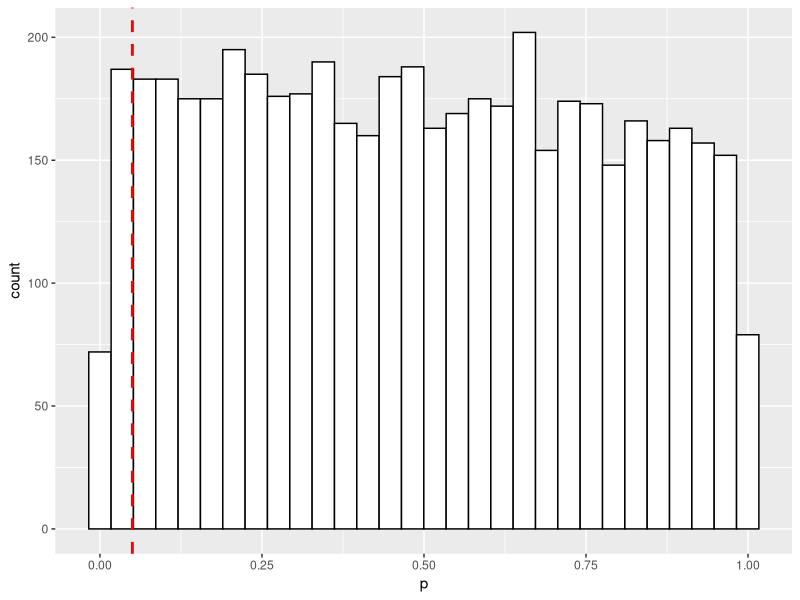
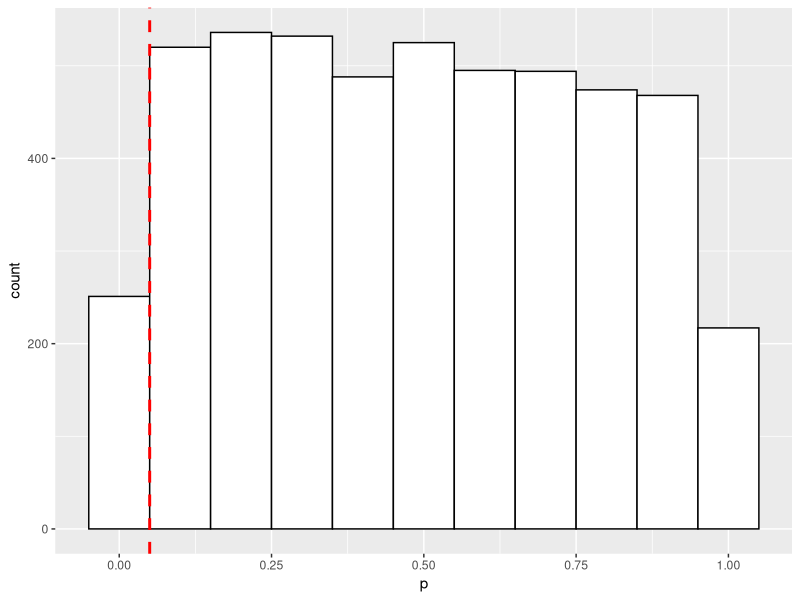
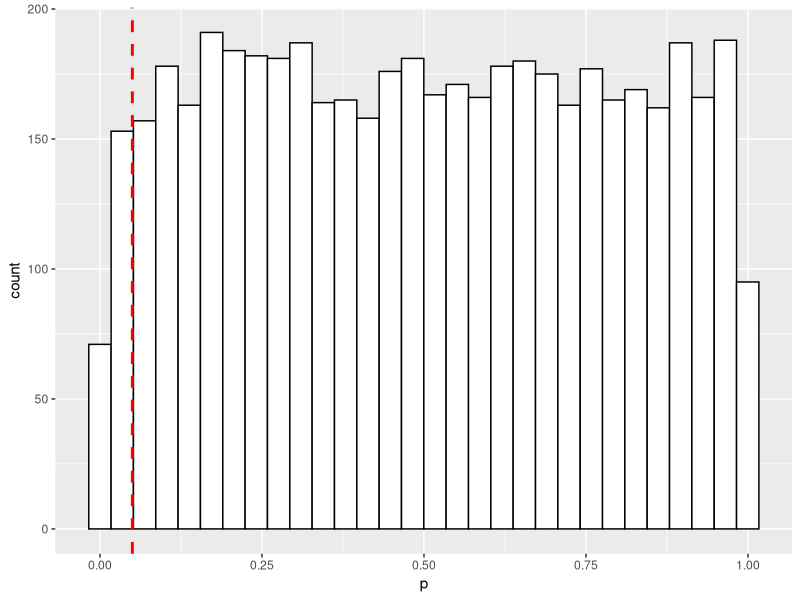
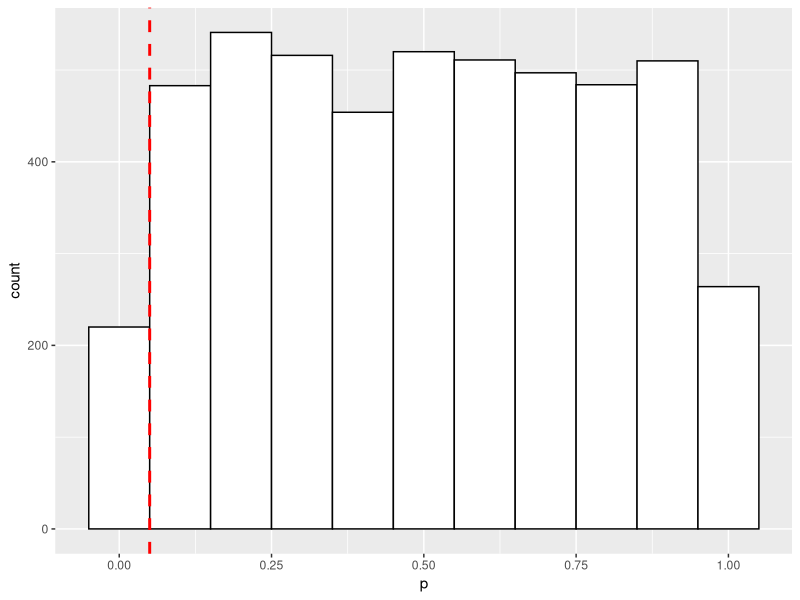
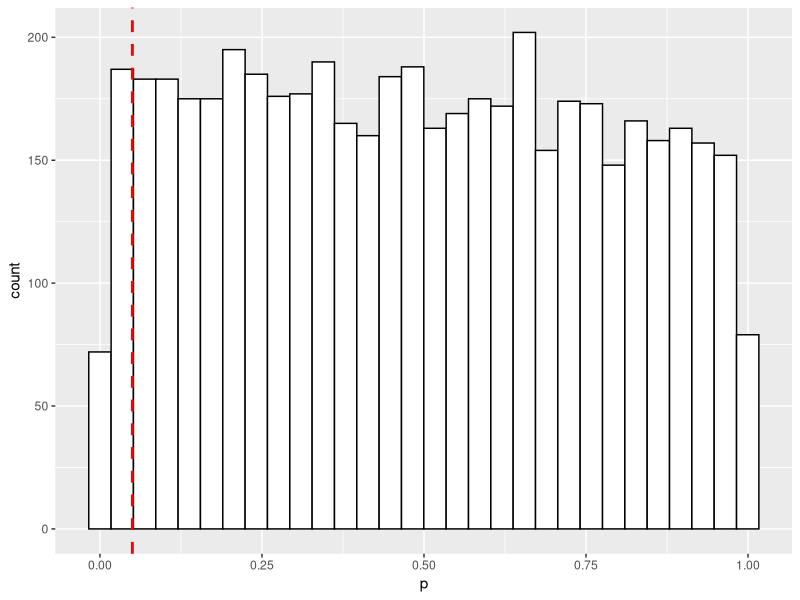
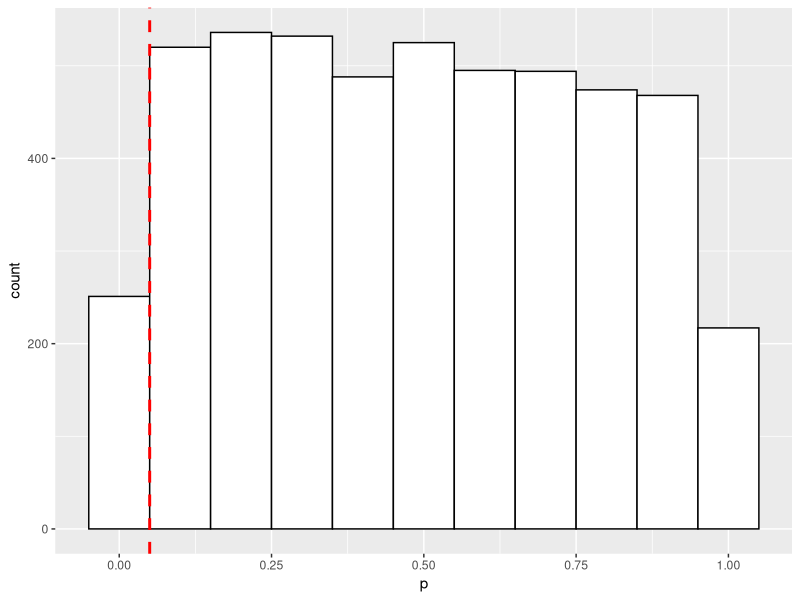
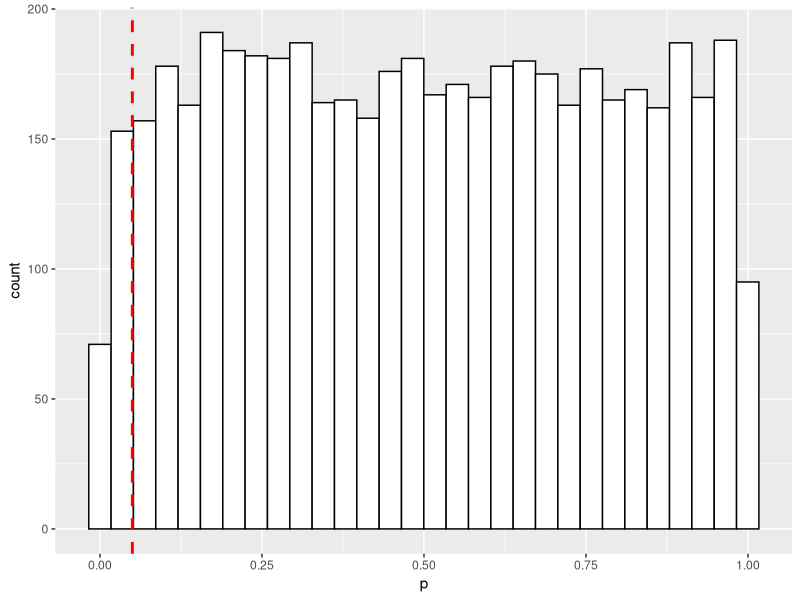
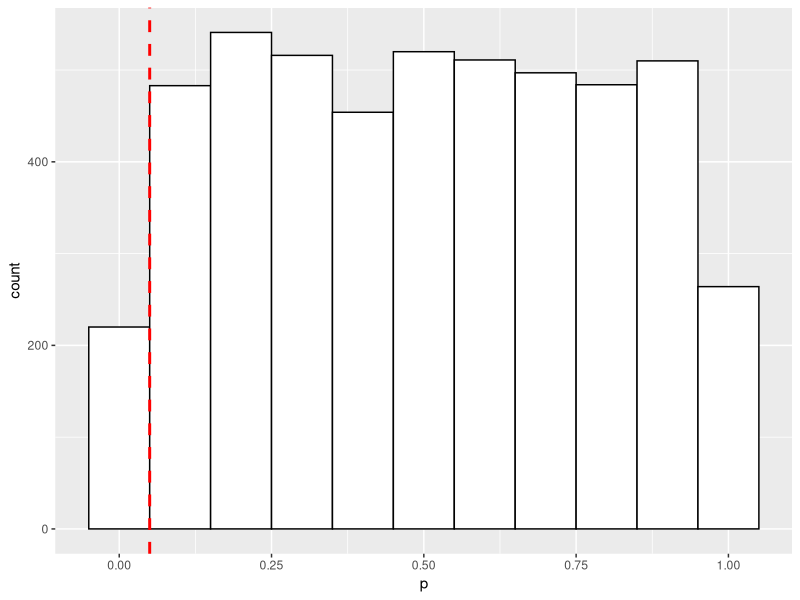

Write R code to recreate these figures, in order.
library(tidyverse)
#Normális eloszlású random számot az rnorm() függvénnyel tudtok generálni
#A kezeletlen esetben az OD  várható értéke 1.2 és a méréshez tartozó szórás 0.25
#3-3 szimulált mintát
kezeletlen <- rnorm(3, mean=1.2, sd=0.25)

#AMP kezelés mellett az OD várható értéke 1.1 és a hozzá tartozó szórás 0.4
kezeltAMP <- rnorm(3, mean=1.1, sd=0.4)

t.test(kezeletlen, kezeltAMP)

#15-15 minta
kezeletlen <- rnorm(15, mean=1.2, sd=0.25)
kezeltAMP <- rnorm(15, mean=1.1, sd=0.4)
t.test(kezeletlen, kezeltAMP)
#10 kezelt és 3 kezeletlen
kezeletlen <- rnorm(3, mean=1.2, sd=0.25)
kezeltAMP <- rnorm(10, mean=1.1, sd=0.4)
t.test(kezeletlen, kezeltAMP)
# kezelt is kezeletlen
kezeletlen <- rnorm(15, mean=1.2, sd=0.25)
kezeltAMP <- rnorm(15, mean=1.2, sd=0.25)
t.test(kezeletlen, kezeltAMP)


#Alfeladat3: N=5000  t-testet úgy hogy mindig vesztek 3-3 NT és AMP mintát, mindegyikre kiszámoljátok a p-értéket. Az eredményeket tegyétek be egy N soros táblázatba . 
kezeletlen <- rnorm(3, mean=1.2, sd=0.25)
kezeltAMP <- rnorm(3, mean=1.1, sd=0.4)

tbl1 <- tibble(experiment_id=character(), p=numeric(), type=character())


for(i in 1:5000) {
  kezeletlen <- rnorm(3, mean=1.2, sd=0.25)
  kezeltAMP <- rnorm(3, mean=1.1, sd=0.4)
  result_ttest <- t.test(kezeletlen, kezeltAMP)
  tbl1 <- tbl1 %>% add_row(experiment_id=sprintf("exp_%03i",i), 
                           p=result_ttest$p.value, type="NT-AMP")
}

#Feladat 4
library(ggplot2)
tbl1 %>%
  ggplot(aes(x=p))+geom_histogram(color="black", fill="white")+
  geom_vline(aes(xintercept = 0.05), color="red", linetype="dashed", size=1) 
  ggsave("out/undersatndig-of-FDR/histogram_pvalue.jpg")
  
tbl1 %>%
    ggplot(aes(x=p))+geom_histogram(color="black", fill="white", binwidth = 0.10)+
    geom_vline(aes(xintercept = 0.05), color="red", linetype="dashed", size=1)
ggsave("out/undersatndig-of-FDR/histogram_pvalue_largebin.jpg")

#Alfeladat 5
tbl2 <- tibble(experiment_id=character(), p=numeric(), type=character())
for(i in 1:5000) {
  kezeletlen <- rnorm(4, mean=1.2, sd=0.25)
  kezeltAMP <- rnorm(5, mean=1.2, sd=0.25)
  result_ttest <- t.test(kezeletlen, kezeltAMP)
  tbl2 <- tbl2 %>% add_row(experiment_id=sprintf("exp_%03i",i), 
                           p=result_ttest$p.value, type="NT-AMP")
}

tbl2 %>%
  ggplot(aes(x=p))+geom_histogram(color="black", fill="white")+
  geom_vline(aes(xintercept = 0.05), color="red", linetype="dashed", size=1) 
ggsave("out/undersatndig-of-FDR/histogram_pvalue_2.jpg")

tbl2 %>%
  ggplot(aes(x=p))+geom_histogram(color="black", fill="white", binwidth = 0.10)+
  geom_vline(aes(xintercept = 0.05), color="red", linetype="dashed", size=1)
ggsave("out/undersatndig-of-FDR/histogram_pvalue_largebin_2.jpg")

#Alfeladat 6
#p értékek hány százaléka szignifikáns ( <0.05) az egyik és a másik szimuláció esetén?

signif_1<- tbl1 %>% 
  count(p<0.05) 

221/5000
# result: 4.42%

signif_2<- tbl2 %>% 
  count(p<0.05) 
248/5000
# result 4.96%
